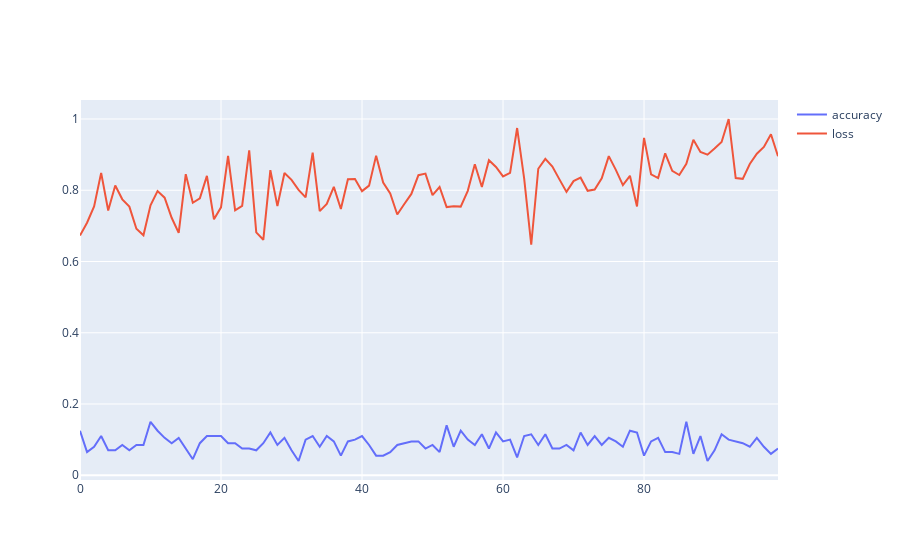

The code cell stored with this chart in its notebook:
### Code cell
# Now train the model
# train_using_raw_data()
train_using_set_img_loader()
